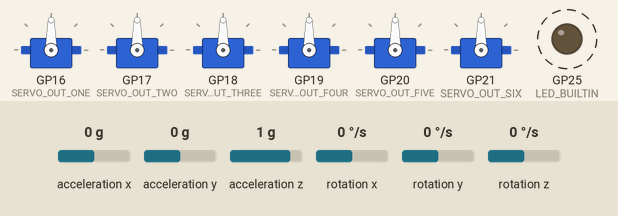
This program was run on a simulated Raspberry Pi Pico. On the bench: 6 × servo, output pins drawn as LEDs (lit = HIGH). Dashed ring = blinking. Inputs (shaded band) come from the test bench; at power-on: acceleration x 0 g, acceleration y 0 g, acceleration z 1 g, rotation x 0 °/s, rotation y 0 °/s, rotation z 0 °/s. What the program prints to the serial monitor is not drawn.

Above: at 2.77 s.
2.8 s: acceleration x set to -1.4 g
At 3.06 s:
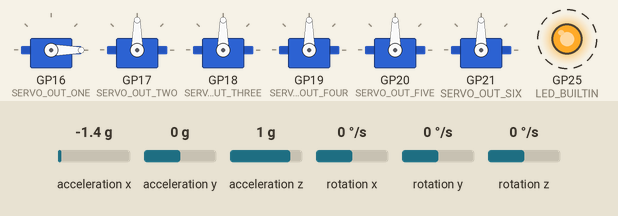
5.8 s: acceleration y set to -1.4 g
At 6.09 s:
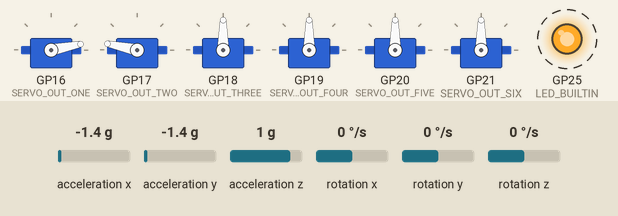
8.8 s: acceleration z set to -1.4 g
At 9.12 s:
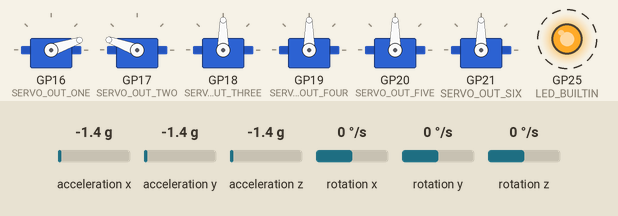
11.8 s: acceleration x set to -0.8 g
At 11.95 s:
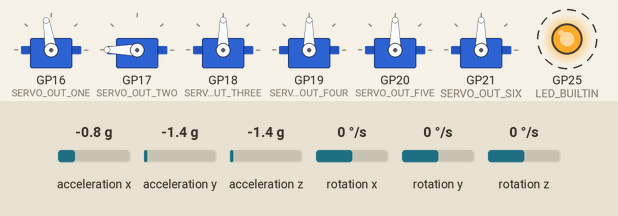
14.8 s: acceleration y set to 0 g
At 14.98 s:
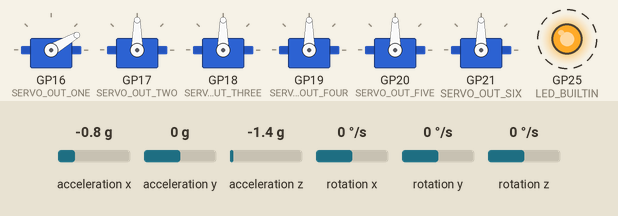
17.8 s: acceleration x set to 0 g
At 18.2 s:
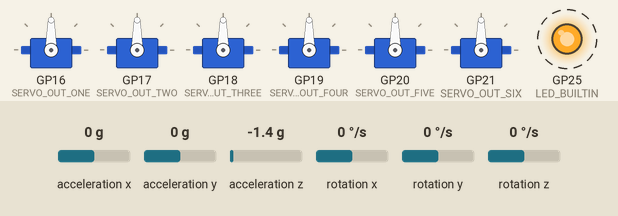
Timing chart, 0 to 21.8 s (numbered marks = the images above; inputs shaded):
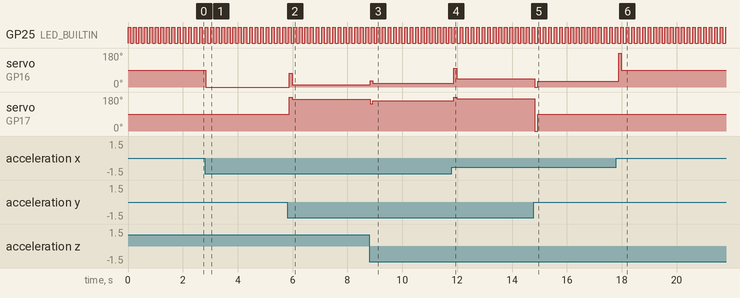

Measured:
- after the input at 2.8 s, servo on GP16 (SERVO_OUT_ONE): 90° → 0° at once
- after the input at 5.8 s, servo on GP16 (SERVO_OUT_ONE): 0° → 73° after 0.08 s, → 11° 0.10 s later; servo on GP17 (SERVO_OUT_TWO): 90° → 180° after 0.08 s, → 168° 0.10 s later
- after the input at 8.8 s, servo on GP16 (SERVO_OUT_ONE): 11° → 34° at once, → 19° 0.10 s later; servo on GP17 (SERVO_OUT_TWO): 168° → 145° at once, → 160° 0.10 s later
- after the input at 11.8 s, servo on GP16 (SERVO_OUT_ONE): 19° → 99° after 0.08 s, → 45° 0.10 s later; servo on GP17 (SERVO_OUT_TWO): 160° → 180° after 0.08 s, → 171° 0.10 s later
- after the input at 14.8 s, servo on GP16 (SERVO_OUT_ONE): 45° → 0° at once, → 30° 0.10 s later; servo on GP17 (SERVO_OUT_TWO): 171° → 0° at once, → 90° 0.10 s later
- after the input at 17.8 s, servo on GP16 (SERVO_OUT_ONE): 30° → 180° after 0.08 s, → 90° 0.10 s later
- by itself, GP25 (LED_BUILTIN): alternates HIGH for 0.10 s and LOW for 0.10 s

The program:

main.cpp
```cpp
#include <Arduino.h>
#include <Servo.h>
#include <Wire.h>
#include <MPU6050_light.h>
#include <PPMReader.h>
#include <PID_v1.h>

/**
 * Stabilisation Modes
 */
#define NO_STABILISATION 0
#define CANCEL_OUT_MOVEMENT 1
#define HOLD_ATTITUDE 2

/**
 * RC Receiver Connection
 */
#define CONTROLLER_PPM_PIN 15
#define CHANNEL_AMOUNT 6
PPMReader ppm = PPMReader(CONTROLLER_PPM_PIN, CHANNEL_AMOUNT);
unsigned raw_channel_values[CHANNEL_AMOUNT] = {};

/**
 * Gyroscope Connection
 */
MPU6050 mpu(Wire);

/**
 * Pin setup
 */
#define SERVO_OUT_ONE 16
#define SERVO_OUT_TWO 17
#define SERVO_OUT_THREE 18
#define SERVO_OUT_FOUR 19
#define SERVO_OUT_FIVE 20
#define SERVO_OUT_SIX 21

/**
 * Channel Setup
 */
#define ROLL_INPUT_CHANNEL 0
#define PITCH_INPUT_CHANNEL 1
#define YAW_INPUT_CHANNEL 2
#define THROTTLE_INPUT_CHANNEL 3
#define MOTOR_ENABLE_INPUT_CHANNEL 4
#define MODESELECT_INPUT_CHANNEL 5

/**
 * TUNING VARIABLES
 */
static int hold_mode = CANCEL_OUT_MOVEMENT;
static float pitch_stab_gain = 1;
static float roll_stab_gain = 1;
static float yaw_stab_gain = 1;

/**
 * Done with config!
 */

/**
 * Global vars
 */
static float output_one = 0;
static float output_two = 0;
static float output_three = 0;
static float output_four = 0;
static float output_five = 0;
static float output_six = 0;

void setupPins()
{
  // initialize digital pin LED_BUILTIN as an output.
  pinMode(LED_BUILTIN, OUTPUT);
}

void setupMpu()
{
  Wire.setSDA(0);
  Wire.setSCL(1);
  Wire.begin();

  byte status = mpu.begin();
  Serial.print(F("MPU6050 status: "));
  Serial.println(status);
  while (status != 0)
  {
  }

  Serial.println(F("Calculating offsets, do not move!!"));
  delay(500);
  mpu.calcOffsets(true, true); // gyro and accelero
  Serial.println("Done!\n");
}

Servo servo_one;
Servo servo_two;
Servo servo_three;
Servo servo_four;
Servo servo_five;
Servo servo_six;

void setupServos()
{
  servo_one.attach(SERVO_OUT_ONE);
  servo_two.attach(SERVO_OUT_TWO);
  servo_three.attach(SERVO_OUT_THREE);
  servo_four.attach(SERVO_OUT_FOUR);
  servo_five.attach(SERVO_OUT_FIVE);
  servo_six.attach(SERVO_OUT_SIX);
}

// Roll PID Controller
double rollPidSetpoint, rollPidInput, rollPidOutput;
double rollPidKp = 1, rollPidKi = 0, rollPidKd = 0.2;
PID rollPID(&rollPidInput, &rollPidOutput, &rollPidSetpoint, rollPidKp, rollPidKi, rollPidKd, DIRECT);

// Pitch PID Controller
double pitchPidSetpoint, pitchPidInput, pitchPidOutput;
double pitchPidKp = 1, pitchPidKi = 0, pitchPidKd = 0.2;
PID pitchPID(&pitchPidInput, &pitchPidOutput, &pitchPidSetpoint, pitchPidKp, pitchPidKi, pitchPidKd, DIRECT);

// Yaw PID Controller
double yawPidSetpoint, yawPidInput, yawPidOutput;
double yawPidKp = 1, yawPidKi = 0, yawPidKd = 0.2;
PID yawPID(&yawPidInput, &yawPidOutput, &yawPidSetpoint, yawPidKp, yawPidKi, yawPidKd, DIRECT);

void setupPids()
{
  rollPidSetpoint = 0;
  rollPID.SetOutputLimits(-1, 1);
  rollPID.SetMode(AUTOMATIC);

  pitchPidSetpoint = 0;
  pitchPID.SetOutputLimits(-1, 1);
  pitchPID.SetMode(AUTOMATIC);

  yawPidSetpoint = 0;
  yawPID.SetOutputLimits(-1, 1);
  yawPID.SetMode(AUTOMATIC);
}

void setup()
{
  Serial.begin(115200);

  // while (!Serial){
  //   delay(10);
  // }
  // delay(500);

  ppm.begin();
  setupPins();
  setupServos();
  setupMpu();
  setupPids();
}

long gyroPrintTimer = 0;
void printGyroInfo()
{
  if (millis() - gyroPrintTimer > 1000)
  { // print data every second
    Serial.print(F("TEMPERATURE: "));
    Serial.println(mpu.getTemp());
    Serial.print(F("ACCELERO  X: "));
    Serial.print(mpu.getAccX());
    Serial.print("\tY: ");
    Serial.print(mpu.getAccY());
    Serial.print("\tZ: ");
    Serial.println(mpu.getAccZ());

    Serial.print(F("GYRO      X: "));
    Serial.print(mpu.getGyroX());
    Serial.print("\tY: ");
    Serial.print(mpu.getGyroY());
    Serial.print("\tZ: ");
    Serial.println(mpu.getGyroZ());

    Serial.print(F("ACC ANGLE X: "));
    Serial.print(mpu.getAccAngleX());
    Serial.print("\tY: ");
    Serial.println(mpu.getAccAngleY());

    Serial.print(F("ANGLE     X: "));
    Serial.print(mpu.getAngleX());
    Serial.print("\tY: ");
    Serial.print(mpu.getAngleY());
    Serial.print("\tZ: ");
    Serial.println(mpu.getAngleZ());
    Serial.println(F("=====================================================\n"));

    gyroPrintTimer = millis();
  }

  //  Serial.print(F("ACC X: "));Serial.println(mpu.getAccX());
}

float pitchStabData = 0;
float rollStabData = 0;
float yawStabData = 0;

float rcInputPitch = 0;
float rcInputRoll = 0;
float rcInputYaw = 0;
float rcInputThrottle = 0;

void computeStabilization()
{
  if (hold_mode == NO_STABILISATION)
  {
    // Serial.println("NO STABILISATION");
  }
  else if (hold_mode == CANCEL_OUT_MOVEMENT)
  {
    // Serial.println("CANCEL OUT MOVEMENT");

    rollPidInput = mpu.getGyroX() / 90.0;
    rollPID.Compute();
    rollStabData = min(0.5, max(-0.5, rollPidOutput * roll_stab_gain));

    pitchPidInput = (mpu.getGyroY() / 90.0);
    pitchPID.Compute();
    pitchStabData = min(0.5, max(-0.5, pitchPidOutput * pitch_stab_gain));

    yawPidInput = (mpu.getGyroZ() / 90.0);
    yawPID.Compute();
    yawStabData = min(0.5, max(-0.5, yawPidOutput * yaw_stab_gain));
  }
  else if (hold_mode == HOLD_ATTITUDE)
  {
    // Serial.println("HOLD ATTITUDE");

    rollPidInput = (mpu.getAngleX() / 90.0);
    rollPID.Compute();
    rollStabData = min(0.5, max(-0.5, rollPidOutput * roll_stab_gain));

    pitchPidInput = (mpu.getAngleY() / 90.0);
    pitchPID.Compute();
    pitchStabData = min(0.5, max(-0.5, pitchPidOutput * pitch_stab_gain));

    /**
     * Always use Gyro not angle for yaw
     * because z drift is a mad ting init
     */
    yawPidInput = (mpu.getGyroZ() / 90.0);
    yawPID.Compute();
    yawStabData = min(0.5, max(-0.5, yawPidOutput * yaw_stab_gain));
  }
}

float readChannel(int channel, float minLimit, float maxLimit, float defaultValue)
{
  int in_min = 1000;
  int in_max = 2000;

  int pwm = raw_channel_values[channel];
  if (pwm < 100)
    return defaultValue;
  return (float)(pwm - in_min) * (float)(maxLimit - minLimit) / (float)(in_max - in_min) + minLimit;
}

void readController()
{
  // Get raw data from receiver
  for (byte channel = 0; channel < CHANNEL_AMOUNT; channel++)
  {
    raw_channel_values[channel] = ppm.rawChannelValue(channel + 1);
  }

  // Read stick inputs
  rcInputRoll = readChannel(ROLL_INPUT_CHANNEL, -0.5, 0.5, 0);
  rcInputPitch = readChannel(PITCH_INPUT_CHANNEL, -0.5, 0.5, 0);
  rcInputYaw = readChannel(YAW_INPUT_CHANNEL, -0.5, 0.5, 0);
  rcInputThrottle = readChannel(THROTTLE_INPUT_CHANNEL, 0, 1, 0);

  // Mode select switch
  float modeSelect = readChannel(MODESELECT_INPUT_CHANNEL, 0.0, 1.0, 0);
  if (modeSelect < 0.33)
  {
    hold_mode = CANCEL_OUT_MOVEMENT;
  }
  else if (modeSelect < 0.66)
  {
    hold_mode = HOLD_ATTITUDE;
  }
  else
  {
    hold_mode = NO_STABILISATION;
  }
}

void positionServos()
{
  int min_value = 0;
  int max_value = 180;

  servo_one.write(max(min_value, min(max_value, (output_one + 0.5) * (max_value - min_value * 0.5))));
  servo_two.write(max(min_value, min(max_value, (output_two + 0.5) * (max_value - min_value * 0.5))));
  servo_three.write(max(min_value, min(max_value, (output_three + 0.5) * (max_value - min_value * 0.5))));
  servo_four.write(max(min_value, min(max_value, (output_four + 0.5) * (max_value - min_value * 0.5))));
  servo_five.write(max(min_value, min(max_value, (output_five + 0.5) * (max_value - min_value * 0.5))));
  servo_six.write(max(min_value, min(max_value, (output_six + 0.5) * (max_value - min_value * 0.5))));
}

int timer;
int counter = 0;
int hzTimer = 0;
void loopRate(int rate)
{
  counter++;

  if (hzTimer < millis())
  {
    Serial.print("Clock Counter: ");
    Serial.println(counter);
    counter = 0;
    hzTimer = millis() + 1000;
  }

  float timeBetween = (float)1000 / (float)rate;
  if (millis() - timer > timeBetween)
  {
    Serial.println("WARNING: loop rate too low!");
  }

  while (millis() - timer < timeBetween)
  {
    delay(1);
  }
  timer = millis();
}

void userDefinedFunctions()
{
  /**
   * Adjust gains for different modes
   */
  if (hold_mode == NO_STABILISATION)
  {
  }
  else if (hold_mode == CANCEL_OUT_MOVEMENT)
  {
    pitch_stab_gain = 0.2;
    roll_stab_gain = 0.2;
  }
  else if (hold_mode == HOLD_ATTITUDE)
  {
    pitch_stab_gain = 1;
    roll_stab_gain = 1;
  }

  /**
   * Configure Output Channels
   */
  output_one = pitchStabData + rcInputPitch;
  output_two = rollStabData + rcInputRoll;
}

void loop()
{
  userDefinedFunctions();

  mpu.update();

  // printGyroInfo();
  computeStabilization();
  readController();
  positionServos();

  loopRate(500);
}

void loop1()
{
  digitalWrite(LED_BUILTIN, HIGH);
  delay(100);
  digitalWrite(LED_BUILTIN, LOW);
  delay(100);
}
```
